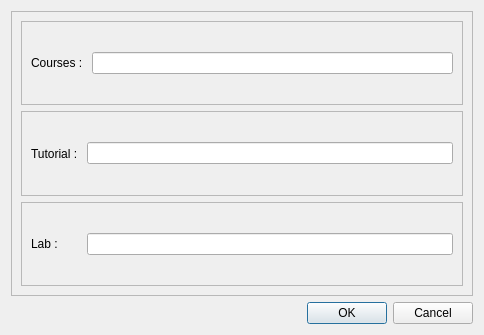
<?xml version="1.0" encoding="UTF-8"?>
<ui version="4.0">
 <class>view_teachers</class>
 <widget class="QDialog" name="view_teachers">
  <property name="geometry">
   <rect>
    <x>0</x>
    <y>0</y>
    <width>484</width>
    <height>335</height>
   </rect>
  </property>
  <property name="windowTitle">
   <string>Dialog</string>
  </property>
  <layout class="QGridLayout" name="gridLayout_2">
   <item row="0" column="0">
    <widget class="QFrame" name="frame">
     <property name="frameShape">
      <enum>QFrame::StyledPanel</enum>
     </property>
     <property name="frameShadow">
      <enum>QFrame::Raised</enum>
     </property>
     <layout class="QGridLayout" name="gridLayout">
      <item row="0" column="0">
       <widget class="QFrame" name="T1">
        <property name="frameShape">
         <enum>QFrame::StyledPanel</enum>
        </property>
        <property name="frameShadow">
         <enum>QFrame::Raised</enum>
        </property>
        <layout class="QHBoxLayout" name="horizontalLayout_4">
         <item>
          <widget class="QLabel" name="label">
           <property name="text">
            <string>Courses : </string>
           </property>
          </widget>
         </item>
         <item>
          <widget class="QLineEdit" name="L_Course">
           <property name="readOnly">
            <bool>true</bool>
           </property>
          </widget>
         </item>
        </layout>
       </widget>
      </item>
      <item row="1" column="0">
       <widget class="QFrame" name="T1_2">
        <property name="frameShape">
         <enum>QFrame::StyledPanel</enum>
        </property>
        <property name="frameShadow">
         <enum>QFrame::Raised</enum>
        </property>
        <layout class="QHBoxLayout" name="horizontalLayout_5">
         <item>
          <widget class="QLabel" name="label_2">
           <property name="text">
            <string>Tutorial : </string>
           </property>
          </widget>
         </item>
         <item>
          <widget class="QLineEdit" name="L_Tutorial">
           <property name="readOnly">
            <bool>true</bool>
           </property>
          </widget>
         </item>
        </layout>
       </widget>
      </item>
      <item row="2" column="0">
       <widget class="QFrame" name="T1_3">
        <property name="frameShape">
         <enum>QFrame::StyledPanel</enum>
        </property>
        <property name="frameShadow">
         <enum>QFrame::Raised</enum>
        </property>
        <layout class="QHBoxLayout" name="horizontalLayout_6">
         <item>
          <widget class="QLabel" name="label_3">
           <property name="text">
            <string>Lab :       </string>
           </property>
          </widget>
         </item>
         <item>
          <widget class="QLineEdit" name="L_Lab">
           <property name="readOnly">
            <bool>true</bool>
           </property>
          </widget>
         </item>
        </layout>
       </widget>
      </item>
     </layout>
    </widget>
   </item>
   <item row="1" column="0">
    <widget class="QDialogButtonBox" name="buttonBox">
     <property name="orientation">
      <enum>Qt::Horizontal</enum>
     </property>
     <property name="standardButtons">
      <set>QDialogButtonBox::Cancel|QDialogButtonBox::Ok</set>
     </property>
    </widget>
   </item>
  </layout>
 </widget>
 <resources/>
 <connections>
  <connection>
   <sender>buttonBox</sender>
   <signal>accepted()</signal>
   <receiver>view_teachers</receiver>
   <slot>accept()</slot>
   <hints>
    <hint type="sourcelabel">
     <x>248</x>
     <y>254</y>
    </hint>
    <hint type="destinationlabel">
     <x>157</x>
     <y>274</y>
    </hint>
   </hints>
  </connection>
  <connection>
   <sender>buttonBox</sender>
   <signal>rejected()</signal>
   <receiver>view_teachers</receiver>
   <slot>reject()</slot>
   <hints>
    <hint type="sourcelabel">
     <x>316</x>
     <y>260</y>
    </hint>
    <hint type="destinationlabel">
     <x>286</x>
     <y>274</y>
    </hint>
   </hints>
  </connection>
 </connections>
</ui>
